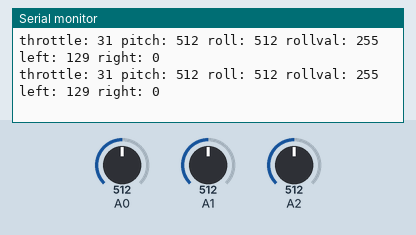
Simulated run of this sketch. Board: Arduino Uno, built with avr-gcc and run on an emulated ATmega328P. Shown: the last lines printed to the serial monitor. The test bench sets the inputs (shaded band); at power-on: A0 = 512, A2 = 512, A1 = 512. No radio packets arrive unless stated.

Above: at 1.2 s.
1.3 s: A0 set to 570
At 1.47 s:
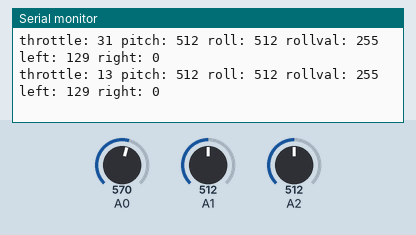
4.3 s: A0 set to 597
At 4.32 s:
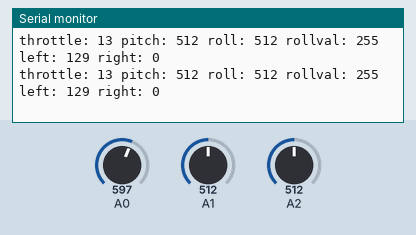
13.3 s: A2 set to 266
At 13.32 s:
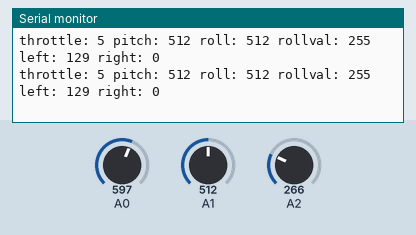
16.3 s: A2 set to 250
At 16.36 s:
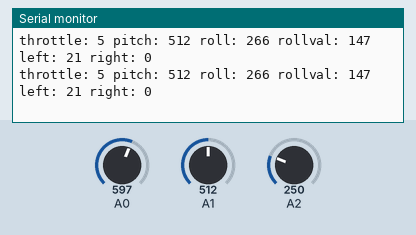
Timing chart, 0 to 19.3 s (numbered marks = the images above; inputs shaded):
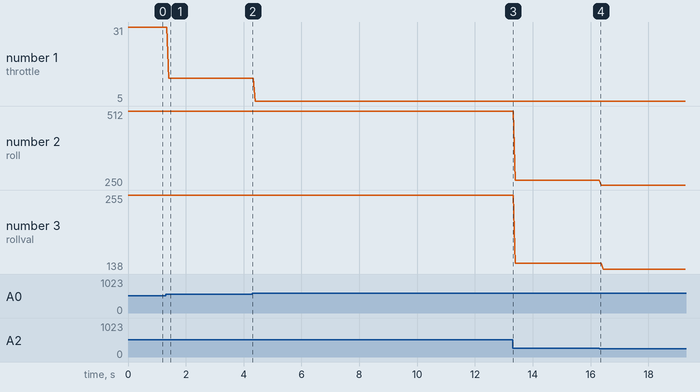

Measured:
- after the input at 1.3 s, the serial monitor: prints a new line after 0.10 s (image 1)
- plotted number 1: 31 → 13 after the input at 1.3 s, 13 → 5 after the input at 4.3 s
- plotted number 2: 512 → 266 after the input at 13.3 s, 266 → 250 after the input at 16.3 s
- plotted number 3: 255 → 147 after the input at 13.3 s, 147 → 138 after the input at 16.3 s

The sketch:

transmitter.ino
```cpp
// 6 Channel Transmitter | 6 Kanal Verici
  #include <SPI.h>
  #include <nRF24L01.h>
  #include <RF24.h>
  const uint64_t pipeOut = 0xE9E8F0F0E1LL;   //IMPORTANT: The same as in the receiver 0xE9E8F0F0E1LL | Bu adres alıcı ile aynı olmalı
  int dataroll = 127;
  int datapitch = 127;
  RF24 radio(9, 10); // select CE,CSN pin | CE ve CSN pinlerin seçimi
  struct Signal {
  byte throttle;
  byte right;
  byte left;
  byte yaw;
  byte aux1;
  byte aux2;

};
  Signal data;
  void ResetData()
{
  data.throttle = 12;   // Motor stop | Motor Kapalı (Signal lost position | sinyal kesildiğindeki pozisyon)
  data.left = 127;    // Center | Merkez (Signal lost position | sinyal kesildiğindeki pozisyon)
  data.right = 127;     // Center | merkez (Signal lost position | sinyal kesildiğindeki pozisyon)
     // Center | merkez (Signal lost position | sinyal kesildiğindeki pozisyon)
}
  void setup()
{
  //Start everything up
  radio.begin();
  Serial.begin(9600);
  radio.openWritingPipe(pipeOut);
  radio.setAutoAck(false);
  radio.setDataRate(RF24_250KBPS);
  radio.setPALevel(RF24_PA_HIGH);
  radio.stopListening(); //start the radio comunication for Transmitter | Verici olarak sinyal iletişimi başlatılıyor
  ResetData();

}
  // Joystick center and its borders | Joystick merkez ve sınırları
  int mapJoystickValues(int val, int lower, int middle, int upper, bool reverse)
{
  val = constrain(val, lower, upper);
  if ( val < middle )
  val = map(val, lower, middle, 0, 128);
  else
  val = map(val, middle, upper, 128, 255);
  return ( reverse ? 255 - val : val );
}
  void loop()
{
  // Control Stick Calibration | Kumanda Kol Kalibrasyonları
  // Setting may be required for the correct values of the control levers. | :Kontrol kolların doğru değerleri için ayar gerekebilir.


  int throttleval = constrain(analogRead(A0),151,609);
  int pitchval = constrain(analogRead(A1),143,509);
  int rollval = constrain(analogRead(A2), 112, 455);
  data.throttle = mapJoystickValues( throttleval, 150, 205, 610, true);  // "true" or "false" for signal direction | "true" veya "false" sinyal yönünü belirler
  //dataroll = mapJoystickValues( analogRead(A2), 112, 206, 430, true );      // "true" or "false" for servo direction | "true" veya "false" servo yönünü belirler
  datapitch = mapJoystickValues( pitchval, 142, 204, 510, true );     // "true" or "false" for servo direction | "true" veya "false" servo yönünü belirler

  if(rollval<170){
    dataroll = map(rollval, 112, 180, 0,127);
    }
  if(rollval>230){
    dataroll = map(rollval, 230,455, 127,255);
    //Serial.print("trigger");
  }
  if(rollval>170 && 230>rollval){
    dataroll = 127;
  }

  //if((analogRead(A1)>230)&&(analogRead(A1)<190)){
    //data.left = datapitch;
    //data.right = map(datapitch,0,255,255,0);
  //}

  data.left = constrain(datapitch-127+dataroll,0,255);
  data.right = constrain(datapitch+127-dataroll, 0,255);
  radio.write(&data, sizeof(Signal));

  Serial.print("throttle: ");
  Serial.print(data.throttle);
  Serial.print(" pitch: ");
  Serial.print(analogRead(A1));
  Serial.print(" roll: ");
  Serial.print(analogRead(A2));
  Serial.print(" rollval: ");
  Serial.print(dataroll);
  Serial.print(" left: ");
  Serial.print(data.left);
  Serial.print(" right: ");
  Serial.println(data.right);
}
```
